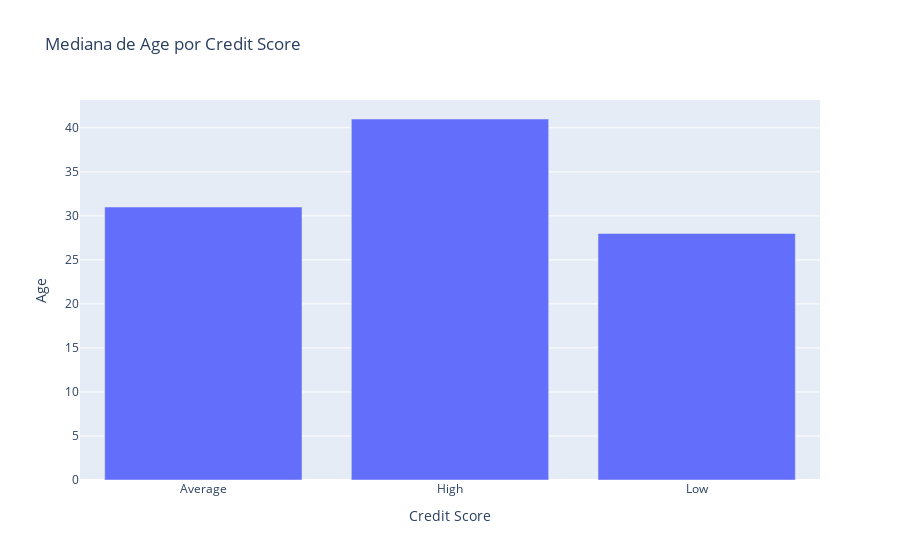
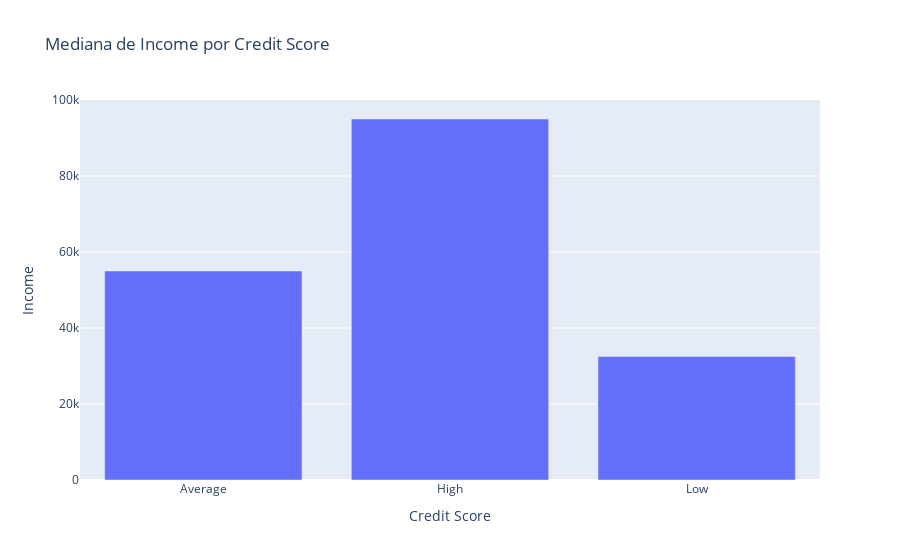
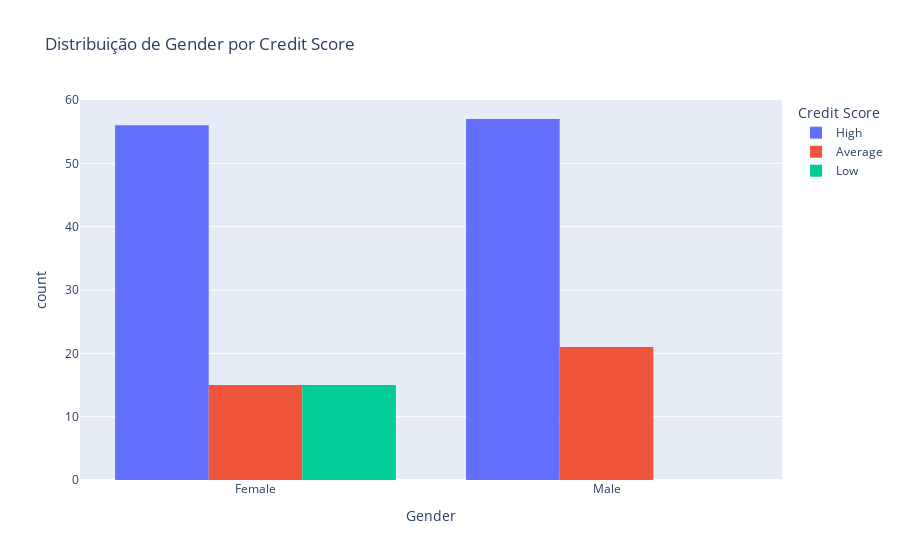
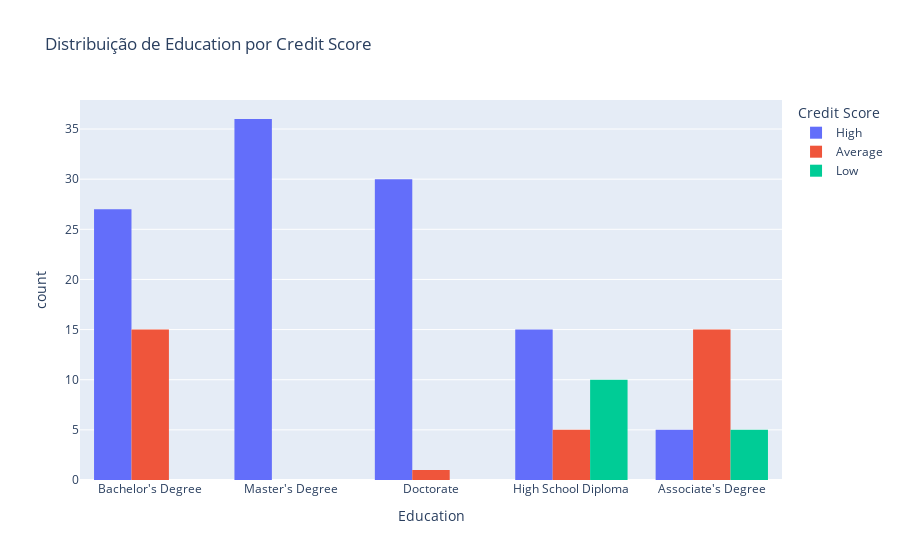

Notebook code cell kept with these figures, in order:
### Markdown cell above
**D) Realize a análise Bivariada.
Tente responder as seguintes perguntas com gráficos seguidos de insights:**



*   Existe relação entre a idade e o status civil?
*   Qual a relação entre o score de crédito e o nível de escolaridade?
*  O salário parece influenciar na idade?
* O salário parece influenciar no Score de Crédito?
* Clientes com casa própria tendem a ter um score mais alto?

### Code cell
# Analisando cada variavel com o credit score
# Lista de colunas originais
colunas = [
    'Age', 'Income', 'Gender', 'Education', 'Marital Status',
    'Number of Children', 'Home Ownership'
]

# Loop para gerar um gráfico para cada coluna
for col in colunas:
    if df[col].dtype in ['int64', 'float64']:
        # Numéricas → gráfico de mediana
        mediana = df.groupby('Credit Score')[col].median().reset_index()
        fig = px.bar(mediana, x='Credit Score', y=col,
                     title=f'Mediana de {col} por Credit Score')
    else:
        # Categóricas → gráfico de contagem
        fig = px.histogram(df, x=col, color='Credit Score', barmode='group',
                           title=f'Distribuição de {col} por Credit Score')
    
    fig.show()

### Figure 1 — Plotly figure (JSON) as saved in the notebook; plotly's stock layout.template omitted (floating-point values rounded to 4 significant figures)
{"data": [{"hovertemplate": "Credit Score=%{x}<br>Age=%{y}<extra></extra>", "legendgroup": "", "marker": {"color": "#636efa", "pattern": {"shape": ""}}, "name": "", "orientation": "v", "showlegend": false, "textposition": "auto", "type": "bar", "x": ["Average", "High", "Low"], "xaxis": "x", "y": [31.0, 41.0, 28.0], "yaxis": "y"}], "layout": {"barmode": "relative", "legend": {"tracegroupgap": 0}, "title": {"text": "Mediana de Age por Credit Score"}, "xaxis": {"anchor": "y", "domain": [0, 1], "title": {"text": "Credit Score"}}, "yaxis": {"anchor": "x", "domain": [0, 1], "title": {"text": "Age"}}}}

### Figure 2 — Plotly figure (JSON) as saved in the notebook; plotly's stock layout.template omitted (floating-point values rounded to 4 significant figures)
{"data": [{"hovertemplate": "Credit Score=%{x}<br>Income=%{y}<extra></extra>", "legendgroup": "", "marker": {"color": "#636efa", "pattern": {"shape": ""}}, "name": "", "orientation": "v", "showlegend": false, "textposition": "auto", "type": "bar", "x": ["Average", "High", "Low"], "xaxis": "x", "y": [55000.0, 95000.0, 32500.0], "yaxis": "y"}], "layout": {"barmode": "relative", "legend": {"tracegroupgap": 0}, "title": {"text": "Mediana de Income por Credit Score"}, "xaxis": {"anchor": "y", "domain": [0, 1], "title": {"text": "Credit Score"}}, "yaxis": {"anchor": "x", "domain": [0, 1], "title": {"text": "Income"}}}}

### Figure 3 — Plotly figure (JSON) as saved in the notebook; plotly's stock layout.template omitted (floating-point values rounded to 4 significant figures)
{"data": [{"alignmentgroup": "True", "bingroup": "x", "hovertemplate": "Credit Score=High<br>Gender=%{x}<br>count=%{y}<extra></extra>", "legendgroup": "High", "marker": {"color": "#636efa", "pattern": {"shape": ""}}, "name": "High", "offsetgroup": "High", "orientation": "v", "showlegend": true, "type": "histogram", "x": ["Female", "Male", "Female", "Male", "Female", "Male", "Female", "Male", "Female", "Male", "Female", "Male", "Female", "Male", "Female", "Male", "Female", "Male", "Female", "Male", "Female", "Male", "Female", "Male", "Female", "Male", "Female", "Male", "Female", "Male", "Female", "Male", "Female", "Male", "Female", "Male", "Female", "Male", "Female", "Male", "Female", "Male", "Female", "Male", "Female", "Male", "Female", "Male", "Female", "Male", "Female", "Male", "Female", "Male", "Female", "Male", "Female", "Male", "Female", "Male", "Female", "Male", "Female", "Male", "Female", "Male", "Female", "Male", "Female", "Male", "Female", "Male", "Female", "Male", "Female", "Male", "Female", "Male", "Female", "Male", "Female", "Male", "Female", "Male", "Female", "Male", "Female", "Male", "Female", "Female", "Male", "Male", "Male", "Male", "Female", "Male", "Female", "Male", "Female", "Male", "Female", "Male", "Female", "Male", "Female", "Male", "Female", "Male", "Female", "Male", "Female", "Male", "Female"], "xaxis": "x", "yaxis": "y"}, {"alignmentgroup": "True", "bingroup": "x", "hovertemplate": "Credit Score=Average<br>Gender=%{x}<br>count=%{y}<extra></extra>", "legendgroup": "Average", "marker": {"color": "#EF553B", "pattern": {"shape": ""}}, "name": "Average", "offsetgroup": "Average", "orientation": "v", "showlegend": true, "type": "histogram", "x": ["Female", "Male", "Male", "Male", "Male", "Female", "Female", "Male", "Male", "Male", "Male", "Female", "Female", "Female", "Male", "Male", "Male", "Male", "Female", "Female", "Female", "Male", "Male", "Male", "Male", "Female", "Female", "Male", "Female", "Female", "Female", "Female", "Male", "Male", "Male", "Male"], "xaxis": "x", "yaxis": "y"}, {"alignmentgroup": "True", "bingroup": "x", "hovertemplate": "Credit Score=Low<br>Gender=%{x}<br>count=%{y}<extra></extra>", "legendgroup": "Low", "marker": {"color": "#00cc96", "pattern": {"shape": ""}}, "name": "Low", "offsetgroup": "Low", "orientation": "v", "showlegend": true, "type": "histogram", "x": ["Female", "Female", "Female", "Female", "Female", "Female", "Female", "Female", "Female", "Female", "Female", "Female", "Female", "Female", "Female"], "xaxis": "x", "yaxis": "y"}], "layout": {"barmode": "group", "legend": {"title": {"text": "Credit Score"}, "tracegroupgap": 0}, "title": {"text": "Distribuição de Gender por Credit Score"}, "xaxis": {"anchor": "y", "domain": [0, 1], "title": {"text": "Gender"}}, "yaxis": {"anchor": "x", "domain": [0, 1], "title": {"text": "count"}}}}

### Figure 4 — Plotly figure (JSON) as saved in the notebook; plotly's stock layout.template omitted (floating-point values rounded to 4 significant figures)
{"data": [{"alignmentgroup": "True", "bingroup": "x", "hovertemplate": "Credit Score=High<br>Education=%{x}<br>count=%{y}<extra></extra>", "legendgroup": "High", "marker": {"color": "#636efa", "pattern": {"shape": ""}}, "name": "High", "offsetgroup": "High", "orientation": "v", "showlegend": true, "type": "histogram", "x": ["Bachelor's Degree", "Master's Degree", "Doctorate", "High School Diploma", "Bachelor's Degree", "Master's Degree", "Master's Degree", "Doctorate", "High School Diploma", "Bachelor's Degree", "Bachelor's Degree", "Master's Degree", "Doctorate", "High School Diploma", "Bachelor's Degree", "Master's Degree", "Doctorate", "Associate's Degree", "Bachelor's Degree", "Master's Degree", "Doctorate", "Master's Degree", "Doctorate", "High School Diploma", "Bachelor's Degree", "Master's Degree", "Master's Degree", "Doctorate", "High School Diploma", "Bachelor's Degree", "Bachelor's Degree", "Master's Degree", "Doctorate", "High School Diploma", "Bachelor's Degree", "Master's Degree", "Doctorate", "Associate's Degree", "Bachelor's Degree", "Master's Degree", "Doctorate", "Master's Degree", "Doctorate", "Master's Degree", "Doctorate", "High School Diploma", "Bachelor's Degree", "Master's Degree", "Master's Degree", "Doctorate", "High School Diploma", "Bachelor's Degree", "Bachelor's Degree", "Master's Degree", "Doctorate", "High School Diploma", "Bachelor's Degree", "Master's Degree", "Doctorate", "Associate's Degree", "Bachelor's Degree", "Master's Degree", "Doctorate", "Master's Degree", "Doctorate", "Master's Degree", "Doctorate", "High School Diploma", "Bachelor's Degree", "Master's Degree", "Master's Degree", "Doctorate", "High School Diploma", "Bachelor's Degree", "Bachelor's Degree", "Master's Degree", "Doctorate", "High School Diploma", "Bachelor's Degree", "Master's Degree", "Doctorate", "Associate's Degree", "Bachelor's Degree", "Master's Degree", "Doctorate", "Master's Degree", "Doctorate", "Master's Degree", "Doctorate", "Master's Degree", "Doctorate", "Master's Degree", "Bachelor's Degree", "Master's Degree", "Doctorate", "High School Diploma", "Bachelor's Degree", "Master's Degree", "Master's Degree", "Doctorate", "High School Diploma", "Bachelor's Degree", "Bachelor's Degree", "Master's Degree", "Doctorate", "High School Diploma", "Bachelor's Degree", "Master's Degree", "Doctorate", "Associate's Degree", "Bachelor's Degree", "Master's Degree", "Doctorate"], "xaxis": "x", "yaxis": "y"}, {"alignmentgroup": "True", "bingroup": "x", "hovertemplate": "Credit Score=Average<br>Education=%{x}<br>count=%{y}<extra></extra>", "legendgroup": "Average", "marker": {"color": "#EF553B", "pattern": {"shape": ""}}, "name": "Average", "offsetgroup": "Average", "orientation": "v", "showlegend": true, "type": "histogram", "x": ["Associate's Degree", "Bachelor's Degree", "Associate's Degree", "High School Diploma", "Associate's Degree", "Bachelor's Degree", "Associate's Degree", "Bachelor's Degree", "Associate's Degree", "High School Diploma", "Associate's Degree", "Bachelor's Degree", "Bachelor's Degree", "Associate's Degree", "Bachelor's Degree", "Associate's Degree", "High School Diploma", "Associate's Degree", "Bachelor's Degree", "Bachelor's Degree", "Associate's Degree", "Bachelor's Degree", "Associate's Degree", "High School Diploma", "Associate's Degree", "Bachelor's Degree", "Bachelor's Degree", "Bachelor's Degree", "Bachelor's Degree", "Doctorate", "Bachelor's Degree", "Associate's Degree", "Bachelor's Degree", "Associate's Degree", "High School Diploma", "Associate's Degree"], "xaxis": "x", "yaxis": "y"}, {"alignmentgroup": "True", "bingroup": "x", "hovertemplate": "Credit Score=Low<br>Education=%{x}<br>count=%{y}<extra></extra>", "legendgroup": "Low", "marker": {"color": "#00cc96", "pattern": {"shape": ""}}, "name": "Low", "offsetgroup": "Low", "orientation": "v", "showlegend": true, "type": "histogram", "x": ["High School Diploma", "Associate's Degree", "High School Diploma", "High School Diploma", "Associate's Degree", "High School Diploma", "High School Diploma", "Associate's Degree", "High School Diploma", "High School Diploma", "Associate's Degree", "High School Diploma", "High School Diploma", "Associate's Degree", "High School Diploma"], "xaxis": "x", "yaxis": "y"}], "layout": {"barmode": "group", "legend": {"title": {"text": "Credit Score"}, "tracegroupgap": 0}, "title": {"text": "Distribuição de Education por Credit Score"}, "xaxis": {"anchor": "y", "domain": [0, 1], "title": {"text": "Education"}}, "yaxis": {"anchor": "x", "domain": [0, 1], "title": {"text": "count"}}}}
